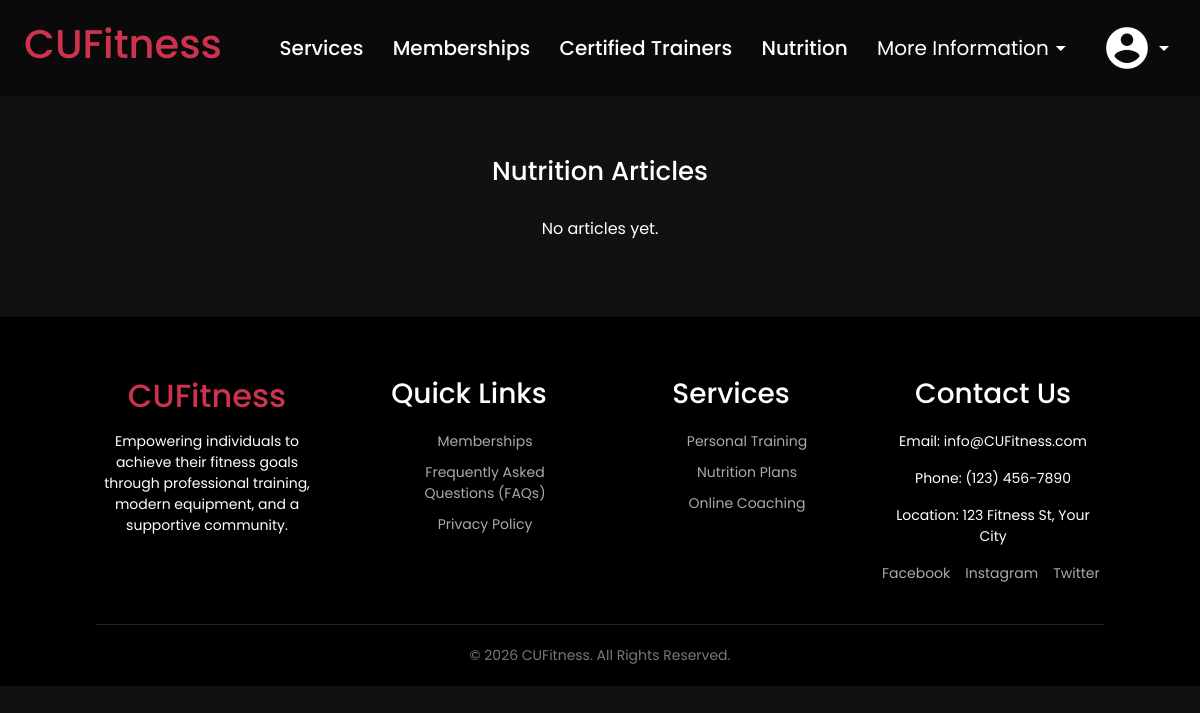
/nutrition/, run on an earlier commit of the app's database.
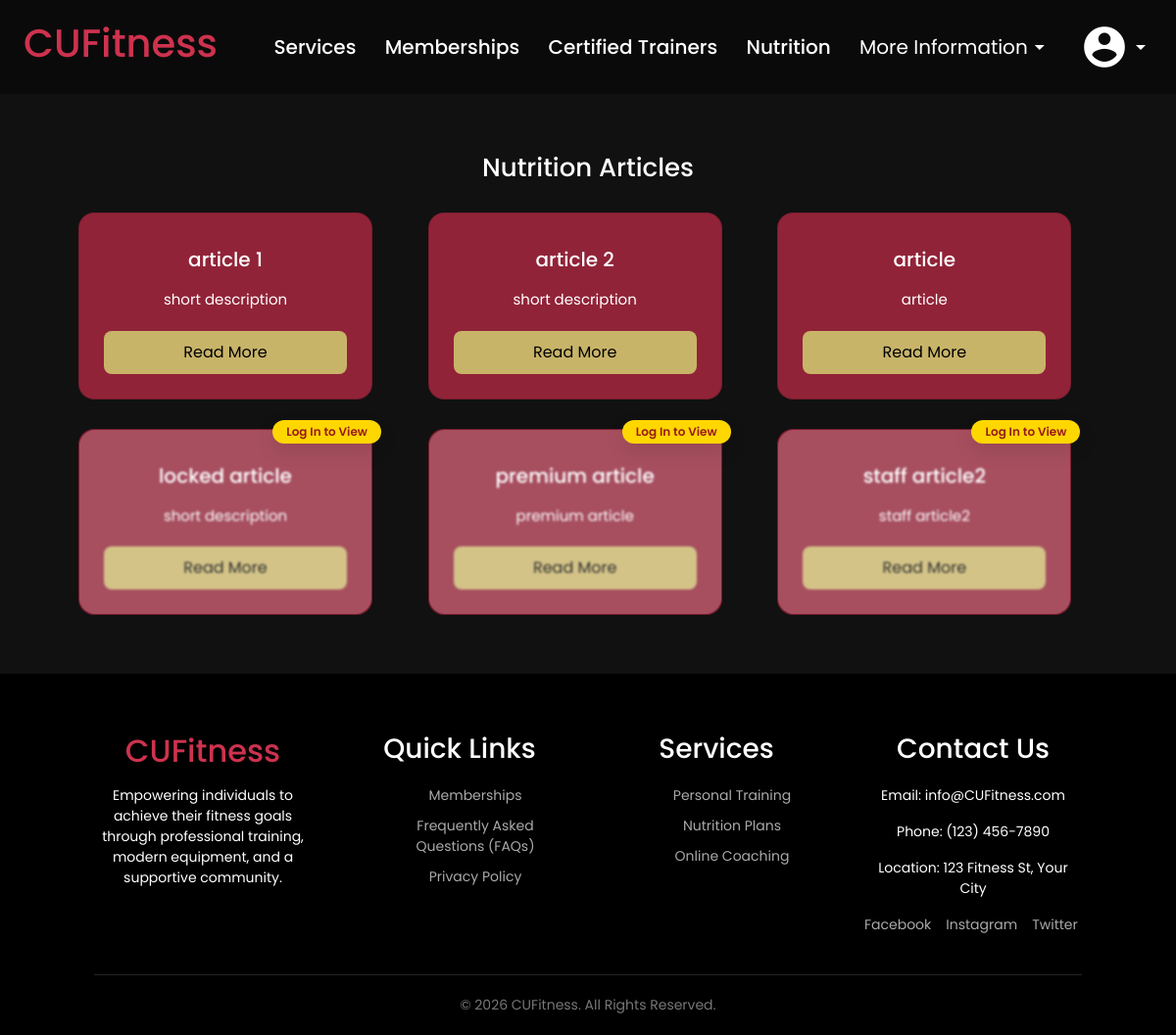
And on a later commit of the database.
### CUFitness/models.py (models this page shows, shortened)
class Articles(models.Model):
    author = models.ForeignKey(CustomUser, related_name="authors", on_delete=models.CASCADE)# links each article to unique user
    title = models.CharField(max_length=75)
    locked = models.BooleanField(default=False)
    description = models.CharField(max_length = 250, help_text="Add description here")
    body = models.TextField(help_text="Add body here")
    created_at = models.DateTimeField(auto_now_add=True)
    updated_at = models.DateTimeField(auto_now=True)

### CUFitness/views.py (the view)
def nutrition(request):
    free_articles = Articles.objects.filter(locked=False)
    locked_articles = Articles.objects.filter(locked=True)
    return render(request, 'CUFitness/navbar/nutrition.html', {"free_articles": free_articles, "locked_articles": locked_articles})

### CUFitness/templates/CUFitness/navbar/nutrition.html (shortened to what this page needs)
{% extends 'CUFitness/base.html' %}
{% load static %}
{% block extra_styles %}
    <link rel="stylesheet" href="{% static 'nutrition.css' %}"/>
{% endblock %}
{% block content %}
    <section class="content-section">
        <h2>Nutrition Articles</h2>
        <div class="card-grid">
            {% for free_article in free_articles %}
                <a href="#">
                    <div class="card">
                        <h3>{{free_article.title}}</h3>
                        <p>{{free_article.description}}</p>
                        <button>Read More</button>
                    </div>
                </a>
            {% empty %}
                <p>No articles yet.</p>
            {% endfor %}
            {% if user.is_authenticated %}
                {% for locked_article in locked_articles %}
                    <a href="#">
                        <div class="card">
                            <h3>{{locked_article.title}}</h3>
                            <p>{{locked_article.description}}</p>
                            <button>Read More</button>
                        </div>
                    </a>
                {% endfor %}
            {% else %}
                {% for locked_article in locked_articles %}
                    <a href="/login">
                        <div class="card locked">
                            <h3>{{locked_article.title}}</h3>
                            <p>{{locked_article.description}}</p>
                            <div class="lock-overlay"></div>
                            <span class="badge premium">Log In to View </span>
                            <button>Read More</button>
                        </div>
                    </a>
                {% endfor %}
            {% endif %}
        </div>
    </section>
{% endblock %}

### CUFitness/templates/CUFitness/base.html (shortened to what this page needs)
{% load static %}
<!DOCTYPE html>
<html lang="en">
<head>
    <link href="https://cdn.jsdelivr.net/npm/bootstrap@5.3.8/dist/css/bootstrap.min.css" rel="stylesheet">
    <link rel="stylesheet" href="{% static 'base.css' %}">
    <link rel="stylesheet" href="{% static 'footer.css' %}" />
    <link rel="stylesheet" href="{% static 'dropdown.css' %}" />
    {% block extra_styles %}{% endblock %}
</head>
<body>
<header>
    <h1>
        <a href="/">CUFitness</a>
    </h1>
    <nav>
        <a href="/services">Services</a>
        <a href="/memberships">Memberships</a>
        <a href="/trainers">Certified Trainers</a>
        <a href="/nutrition">Nutrition</a>
        <div class="dropdown">
            <button class="dropbtn">
                More Information
                <span class="material-icons">arrow_drop_down</span>
            </button>
        </div>
        <div class="dropdown">
            <button class="dropbtn">
                <span class="material-icons account-icon" >account_circle</span>
                <span class="material-icons">arrow_drop_down</span>
            </button>
        </div>
    </nav>
</header>
    {% block content %}
    {% endblock %}
{% include 'CUFitness/footer.html' %}
</body>
</html>

### CUFitness/templates/CUFitness/footer.html
    <footer class="main-footer">
        <div class="footer-container">
            <div class="footer-col">
                <h2 class="footer-logo">CUFitness</h2>
                <p>
                    Empowering individuals to achieve their fitness goals through
                    professional training, modern equipment, and a supportive community.
                </p>
            </div>
            <div class="footer-col">
                <h3>Quick Links</h3>
                <ul>
                    <li><a href="/memberships">Memberships</a></li>
                    <li><a href="/faq">Frequently Asked Questions (FAQs)</a></li>
                    <li><a href="/policy">Privacy Policy</a></li>
                </ul>
            </div>
            <div class="footer-col">
                <h3>Services</h3>
                <ul>
                    <li><a href="/trainers">Personal Training</a></li>
                    <li><a href="/nutrition">Nutrition Plans</a></li>
                    <li><a href="#">Online Coaching</a></li>
                </ul>
            </div>
            <div class="footer-col">
                <h3>Contact Us</h3>
                <p>Email: info@CUFitness.com</p>
                <p>Phone: (123) 456-7890</p>
                <p>Location: 123 Fitness St, Your City</p>
                <div class="social-links">
                    <a href="#">Facebook</a>
                    <a href="#">Instagram</a>
                    <a href="#">Twitter</a>
                </div>
            </div>
        </div>
        <div class="footer-bottom">
            © 2026 CUFitness. All Rights Reserved.
        </div>
    </footer>

### CUFitness/static/base.css (style rules this page uses)
* { margin: 0; padding: 0; box-sizing: border-box; font-family: 'Poppins', sans-serif; }
body { background-color: #111; color: #fff; }
header { background: rgba(10, 10, 10, 1); padding: 20px 2%; display: flex; justify-content: space-between; align-items: center; }
nav a { background: rgba(10, 10, 10, 0.8); color: #fff; text-decoration: none; margin-left: 25px; font-weight: 500; font-size: 20px; transition: 0.2s; display: inline-block; vertical-align: middle; }
section { padding: 80px 8%; text-align: center; color: #fff; }
.card { background: rgba(145,35,56,1); color: #fff; padding: 30px; width: 300px; border-radius: 10px; transition: 0.3s; }

### CUFitness/static/footer.css (style rules this page uses)
footer { background: #000; text-align: center; padding: 20px; font-size: 14px; color: #aaa; }
.main-footer { background: #000; color: #fff; padding: 60px 8% 20px; }
.footer-container { display: flex; flex-wrap: wrap; justify-content: space-between; gap: 40px; margin-bottom: 40px; }
.footer-col { flex: 1; min-width: 220px; }
.footer-logo { color: hsl(349, 61.1%, 50%); margin-bottom: 15px; }
.footer-col h3 { margin-bottom: 20px; }
.footer-col ul { list-style: none; }
.footer-col ul li { margin-bottom: 10px; }
.footer-col ul li a, .social-links a { color: #aaa; text-decoration: none; transition: 0.3s; }
.social-links { margin-top: 15px; display: flex; gap: 15px; }
.footer-bottom { text-align: center; border-top: 1px solid #222; padding-top: 20px; font-size: 14px; color: #777; }

### CUFitness/static/dropdown.css (style rules this page uses)
.dropdown { margin-left: 25px; font-weight: 500; font-size: 20px; margin-bottom: 0px; transition: 0.2s; vertical-align: middle; position: relative; display: inline-block; z-index: 9999; }
.dropbtn { border: none; background: rgba(10, 10, 10, 0.8); color: white; cursor: pointer; display: flex; align-items: center; }
.account-icon { font-size:50px; }

### CUFitness/static/nutrition.css (style rules this page uses)
.content-section { padding: 60px 80px; }
.content-section h2 { margin-bottom: 30px; font-size: 26px; }
.card { text-decoration: none; position: relative; background: white; padding: 25px; border-radius: 16px; background-color: rgba(145,35,56,1); transition: transform 0.3s ease, box-shadow 0.3s ease; }
.card h3 { margin-top: 10px; font-size: 20px; }
.card p { margin: 10px 0 20px; color: white; font-size: 15px; }
.card button { padding: 10px 18px; border: none; border-radius: 8px; background-color: rgba(200,180,105,1); color: black; cursor: pointer; font-size: 16px; }
.badge { position: absolute; top: -10px; right: -10px; font-size: 12px; padding: 6px 14px; border-radius: 25px; font-weight: 600; box-shadow: 0 8px 20px rgba(0, 0, 0, 0.1); }
.premium { background: rgb(255,215,0); color: #991b1b; }
.lock-overlay { position: absolute; top: 0; left: 0; right: 0; bottom: 0; background-color: rgba(255, 255, 255, 0.2); backdrop-filter: blur(1px); border-radius: 16px; display: flex; align-items: center; justify-content: center; }

What changed in the data, as far as the page shows it:
added Articles: title "article 1", description "short description", shown under "Nutrition Articles"
added Articles: title "article 2", description "short description", shown under "Nutrition Articles"
added Articles: title "article", description "article", shown under "Nutrition Articles"
added Articles: title "locked article", description "short description"
added Articles: title "premium article", description "premium article"
added Articles: title "staff article2", description "staff article2"
Also different on the page:
text no longer shown: "No articles yet."
